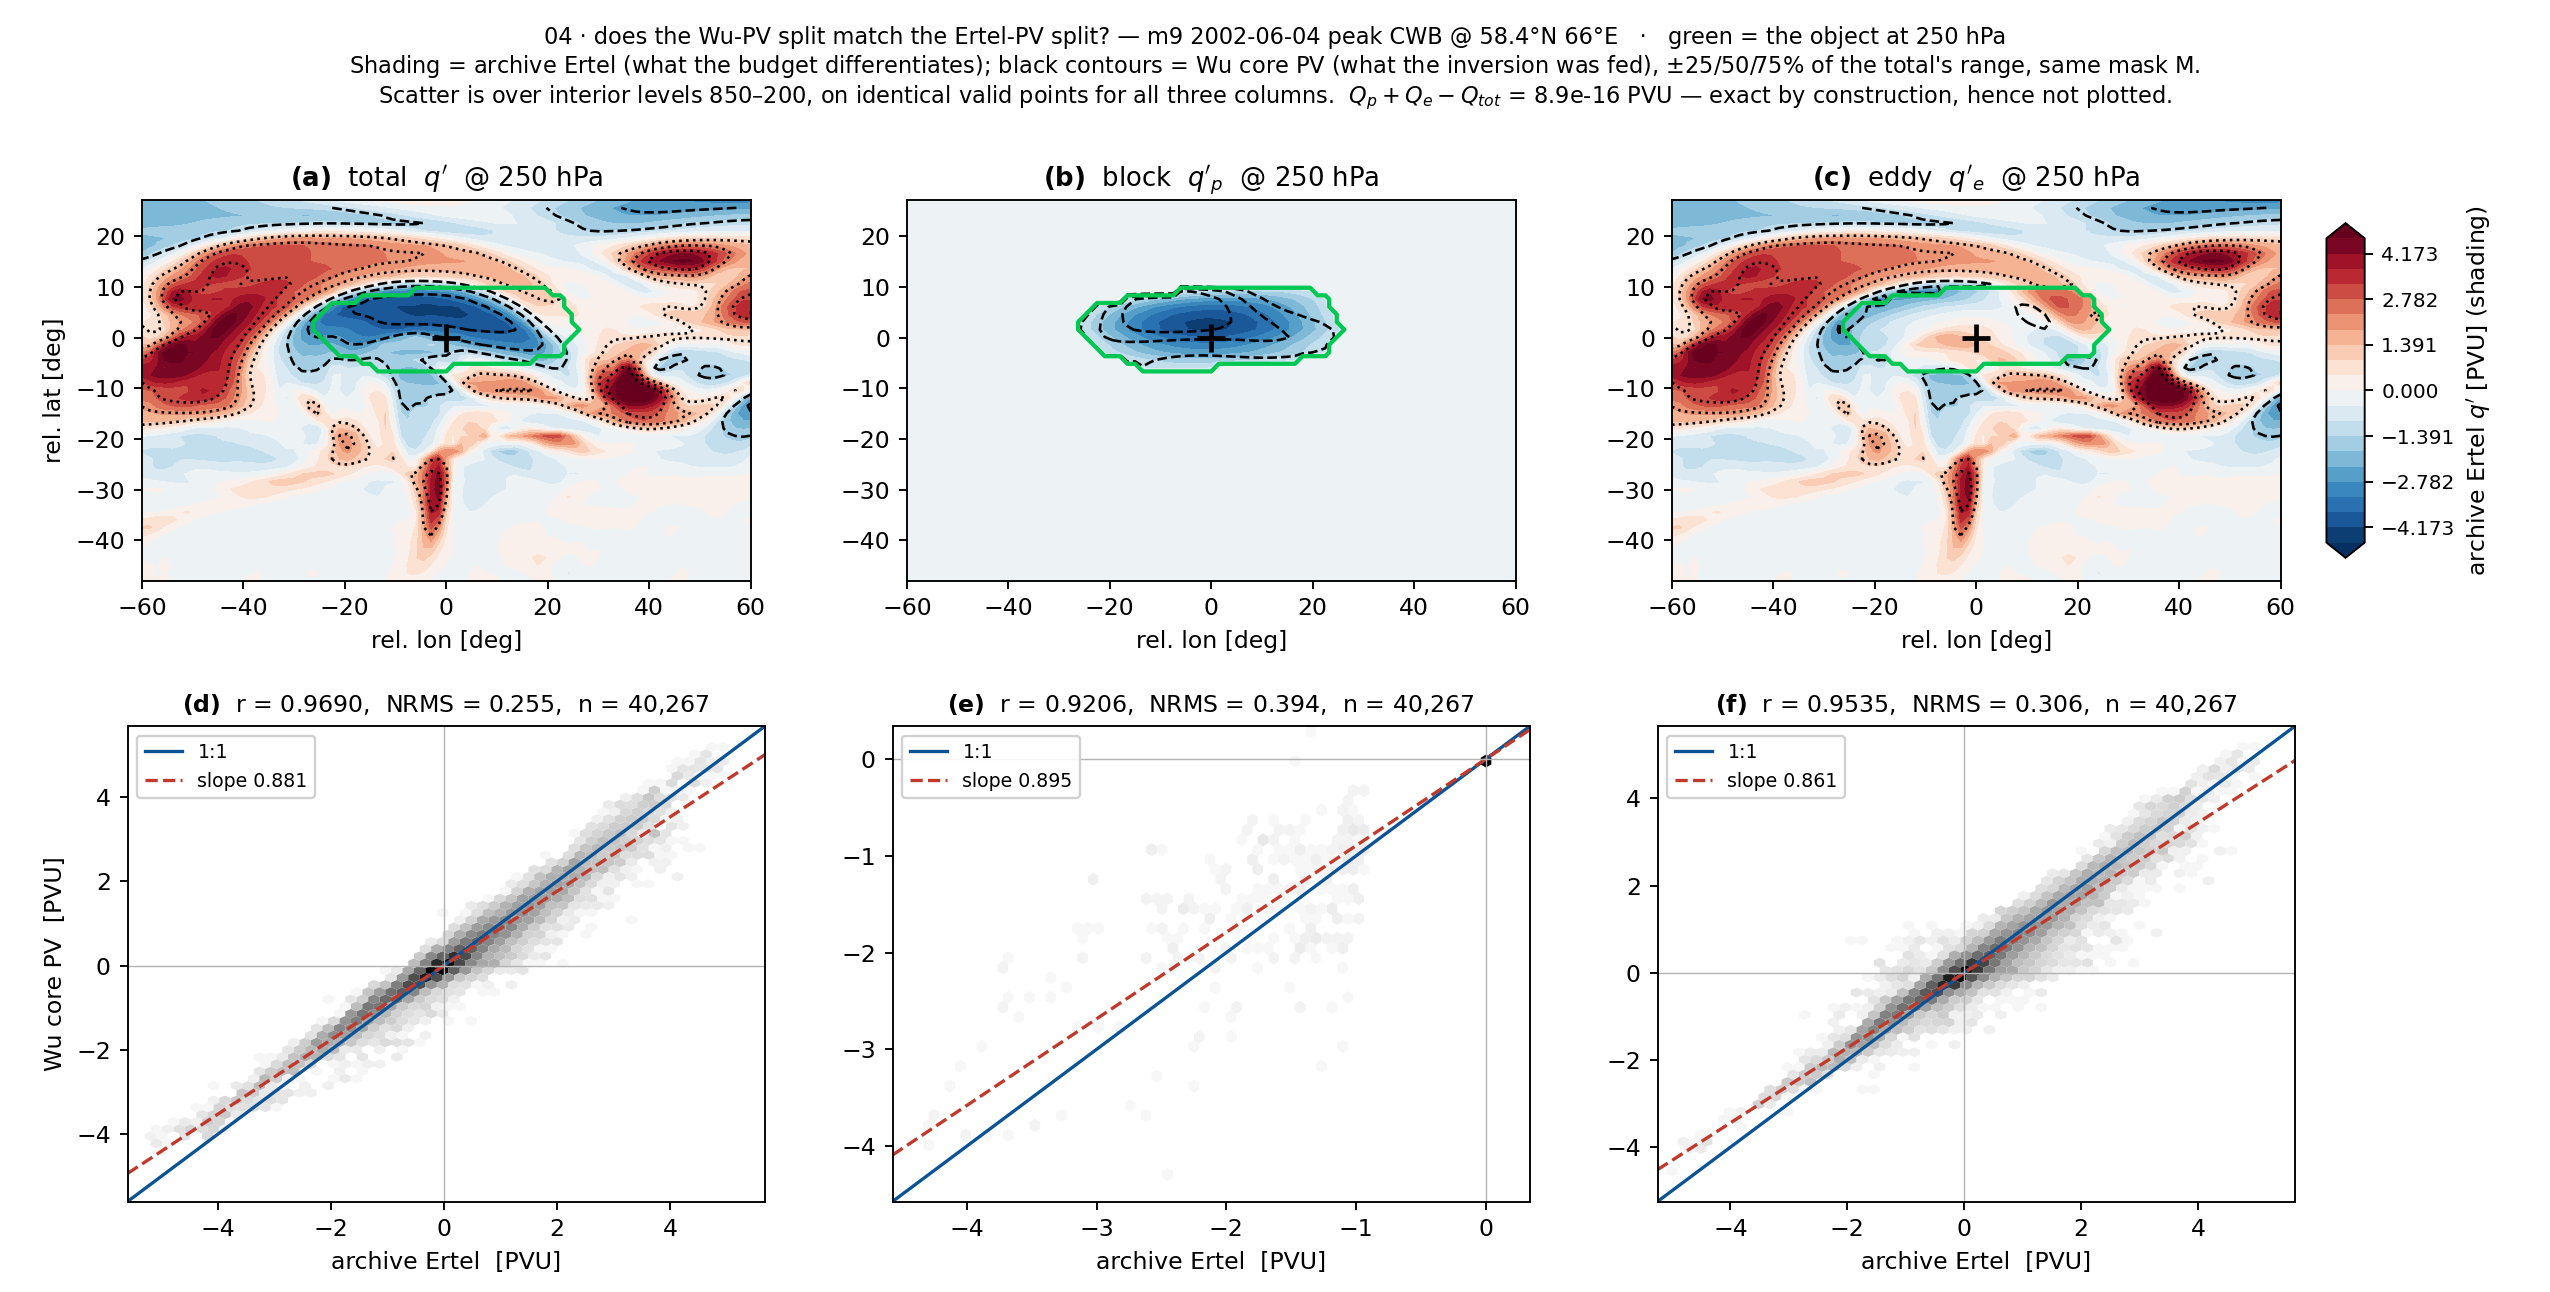

Generate this figure with Python:
#!/usr/bin/env python3
"""04 — do the Wu-PV split and the Ertel-PV split agree, piece by piece?

Same spirit as `wu_cesm/closure_check.png` (Wu balanced PV vs the input Ertel PV), but resolved
into the two PIECES rather than only the total.

WHY THE LITERAL CHECK WOULD BE VACUOUS
--------------------------------------
`Q_block + Q_eddy - Q_total` is identically zero: the eddy piece is DEFINED as the total minus the
block piece. Checking it proves nothing. It is reported as a number and not plotted.

WHAT ACTUALLY NEEDS CHECKING BEFORE THE MASS LAUNCH
---------------------------------------------------
Two different PV variables are in play, deliberately:

  * the ARCHIVE Ertel PV  — what the budget differentiates in grad q'_p and grad q'_e
  * the WU CORE's own PV  — what the inversion is fed, because the two are not pointwise
                            interchangeable (the core re-differentiates theta over only 9 coarse
                            pressure levels; measured slope 79-94 rather than the exact 100)

The SAME mask M is applied to both. If the two splits disagree, then `-V_p . grad q_e` is built
from a wind and a gradient that do not refer to the same object, and the cross terms are
inconsistent — which would not show up anywhere downstream. That is what this figure measures.

Columns: total / block / eddy.  Top row: the Ertel piece shaded with the Wu piece contoured on it.
Bottom row: Wu vs Ertel scatter with the fitted slope, r, and NRMS.

Comparison is on the INTERIOR levels only (850-200). Levels 1000 and 100 carry boundary theta, not
interior PV, in the Wu formulation — including them would compare a quantity against nothing. All
three pieces are scored on the SAME valid points (see VALID below) so the columns are comparable.

Reads `_cache.npz` from 01, and recomputes the Wu PV directly (cheap, no inversion).

Run:  micromamba run -n blocking python 04_pv_closure.py
"""
from __future__ import annotations

import argparse
from pathlib import Path

import numpy as np
import matplotlib
matplotlib.use("Agg")
import matplotlib.pyplot as plt

import _evt

HERE = Path(__file__).resolve().parent
CACHE = HERE / "_cache.npz"
GRID = 1.5
INTERIOR = [850, 700, 500, 400, 300, 250, 200]          # Wu levels 2..8 — where interior PV exists


def stats(a, b):
    """b (Wu) against a (Ertel): slope through the origin, r, and NRMS of b-a scaled by std(a)."""
    m = np.isfinite(a) & np.isfinite(b)
    if m.sum() < 10:
        return dict(slope=np.nan, r=np.nan, nrms=np.nan, n=int(m.sum()))
    x, y = a[m], b[m]
    return dict(slope=float((x * y).sum() / (x * x).sum()),
                r=float(np.corrcoef(x, y)[0, 1]),
                nrms=float(np.sqrt(np.mean((y - x) ** 2)) / np.std(x)),
                n=int(m.sum()))


def main():
    ap = argparse.ArgumentParser()
    ap.add_argument("--seed", type=int, default=0)
    ap.add_argument("--lev", type=int, default=250, help="pressure level for the map row")
    args = ap.parse_args()

    if not CACHE.exists():
        raise SystemExit("no _cache.npz — run 01_pv_anom_sections.py first")
    z = np.load(CACHE, allow_pickle=True)
    meta, info = eval(str(z["meta"])), eval(str(z["info"]))

    # rebuild the Event to get the Wu PV — the load is cheap, the inversion is what was expensive
    rec = _evt.pick_event(seed=args.seed)
    e = _evt.load(rec)
    if int(z["seed"]) != args.seed or not np.allclose(e.M, z["M"], equal_nan=True):
        raise SystemExit("cache and freshly-loaded event disagree — rerun 01 --rebuild")
    wu_tot, wu_p, wu_e = _evt.wu_pv_split(e)

    ER = {"total": z["pv_anom"], "block": z["pv_anom_p"], "eddy": z["pv_anom_e"]}
    WUq = {"total": wu_tot, "block": wu_p, "eddy": wu_e}

    ident = float(np.nanmax(np.abs(wu_p + wu_e - wu_tot)))       # the vacuous check, as a number
    kint = [_evt.WU.index(p) for p in INTERIOR]
    #: Score all three pieces on the SAME points. `pv_anom_p` is 0 (finite) wherever the archive PV
    #: is missing, because it is built as `zeros + M*k4`, and `wu_p` has the same property on the
    #: Wu side. Without this the block column would be scored on ~1k extra exact (0,0) pairs the
    #: other two columns never see, and the three n would not be comparable.
    VALID = (np.isfinite(ER["total"][kint]) & np.isfinite(WUq["total"][kint])).ravel()
    ST = {k: stats(np.where(VALID, ER[k][kint].ravel(), np.nan),
                   WUq[k][kint].ravel()) for k in ER}

    kL = _evt.WU.index(args.lev)
    icen = int(z["icen"])
    y = (z["band"] - float(meta["clat"]))[::-1]
    x = np.arange(-icen, icen + 1) * GRID
    ix = np.abs(x) <= 60.0
    xc = x[ix]
    M250 = z["M"][_evt.OBJ_HPA.index(args.lev)][::-1] if args.lev in _evt.OBJ_HPA else None

    vmax = float(np.nanpercentile(np.abs(ER["total"][kL]), 99.5))
    lev = np.linspace(-vmax, vmax, 21)
    cl = vmax * np.array([0.25, 0.5, 0.75])

    fig, axes = plt.subplots(2, 3, figsize=(15.0, 7.6),
                             gridspec_kw=dict(height_ratios=[0.80, 1.0]))
    lbl = {"total": r"total  $q'$", "block": r"block  $q'_p$", "eddy": r"eddy  $q'_e$"}

    for j, key in enumerate(("total", "block", "eddy")):
        # ── map: Ertel shaded, Wu contoured on top ───────────────────────────────────────
        ax = axes[0, j]
        a = ER[key][kL][::-1][:, ix]
        b = WUq[key][kL][::-1][:, ix]
        cf = ax.contourf(xc, y, a, levels=lev, cmap="RdBu_r", extend="both")
        with np.errstate(invalid="ignore"):
            ax.contour(xc, y, b, levels=-cl[::-1], colors="k", linewidths=1.1)
            ax.contour(xc, y, b, levels=cl, colors="k", linewidths=1.1, linestyles=":")
        if M250 is not None:
            ax.contour(xc, y, M250[:, ix], levels=[0.5], colors="#00c853", linewidths=1.8)
        ax.plot(0, 0, "k+", ms=12, mew=2)
        ax.set_aspect("equal")
        ax.set_title(f"$\\mathbf{{({chr(97+j)})}}$  {lbl[key]}  @ {args.lev} hPa", fontsize=11)
        ax.set_xlabel("rel. lon [deg]")
        if j == 0:
            ax.set_ylabel("rel. lat [deg]")

        # ── scatter over ALL interior levels ─────────────────────────────────────────────
        ax = axes[1, j]
        A, B = ER[key][kint].ravel(), WUq[key][kint].ravel()
        m = VALID & np.isfinite(A) & np.isfinite(B)      # identical support in all three columns
        ax.hexbin(A[m], B[m], gridsize=55, bins="log", cmap="Greys", mincnt=1, linewidths=0)
        lo, hi = np.nanpercentile(A[m], [0.05, 99.95])
        pad = 0.08 * (hi - lo)
        t = np.linspace(lo - pad, hi + pad, 5)
        ax.plot(t, t, color="#0b5394", lw=1.4, label="1:1")
        ax.plot(t, ST[key]["slope"] * t, color="#c0392b", lw=1.4, ls="--",
                label=f"slope {ST[key]['slope']:.3f}")
        ax.set_xlim(t[0], t[-1]); ax.set_ylim(t[0], t[-1])
        ax.axhline(0, color="0.7", lw=0.6); ax.axvline(0, color="0.7", lw=0.6)
        ax.set_xlabel("archive Ertel  [PVU]")
        if j == 0:
            ax.set_ylabel("Wu core PV  [PVU]")
        ax.legend(loc="upper left", fontsize=8, framealpha=0.9)
        ax.set_title(f"$\\mathbf{{({chr(100+j)})}}$  r = {ST[key]['r']:.4f},  "
                     f"NRMS = {ST[key]['nrms']:.3f},  n = {ST[key]['n']:,}", fontsize=10)

    fig.suptitle(
        f"04 · does the Wu-PV split match the Ertel-PV split? — m{meta['member']} "
        f"{meta['year']}-{meta['month']:02d}-{meta['day']:02d} {meta['stage']} {meta['label']} "
        f"@ {meta['clat']:.1f}°N {meta['clon']:.0f}°E   ·   green = the object at {args.lev} hPa\n"
        f"Shading = archive Ertel (what the budget differentiates); black contours = Wu core PV "
        f"(what the inversion was fed), $\\pm$25/50/75% of the total's range, same mask M.\n"
        f"Scatter is over interior levels 850–200, on identical valid points for all three columns.  "
        f"$Q_p+Q_e-Q_{{tot}}$ = {ident:.1e} PVU — exact by construction, hence not plotted.",
        fontsize=9.5)
    fig.subplots_adjust(top=0.845, left=0.05, right=0.90, bottom=0.070, hspace=0.34, wspace=0.20)
    # top row only — the scatter row carries no shading, so a full-height bar would imply otherwise
    _evt.side_colorbar(fig, cf, axes[0, :], "archive Ertel $q'$ [PVU] (shading)", shrink=0.88)
    out = HERE / "04_pv_closure.png"
    fig.savefig(out, dpi=170, facecolor="white")
    print(f"wrote {out.name}")
    print(f"  event : m{meta['member']} {meta['year']}-{meta['month']:02d}-{meta['day']:02d} "
          f"{meta['stage']} {meta['label']}  object {info['levels']} hPa")
    print(f"  interior levels {INTERIOR}")
    print(f"  {'piece':7s} {'slope':>8s} {'r':>8s} {'NRMS':>8s}   {'n':>10s}")
    for k in ("total", "block", "eddy"):
        s = ST[k]
        print(f"  {k:7s} {s['slope']:8.4f} {s['r']:8.4f} {s['nrms']:8.4f}   {s['n']:10,d}")
    print(f"  identity |Q_p+Q_e-Q_tot|max = {ident:.3e} PVU")


if __name__ == "__main__":
    main()
